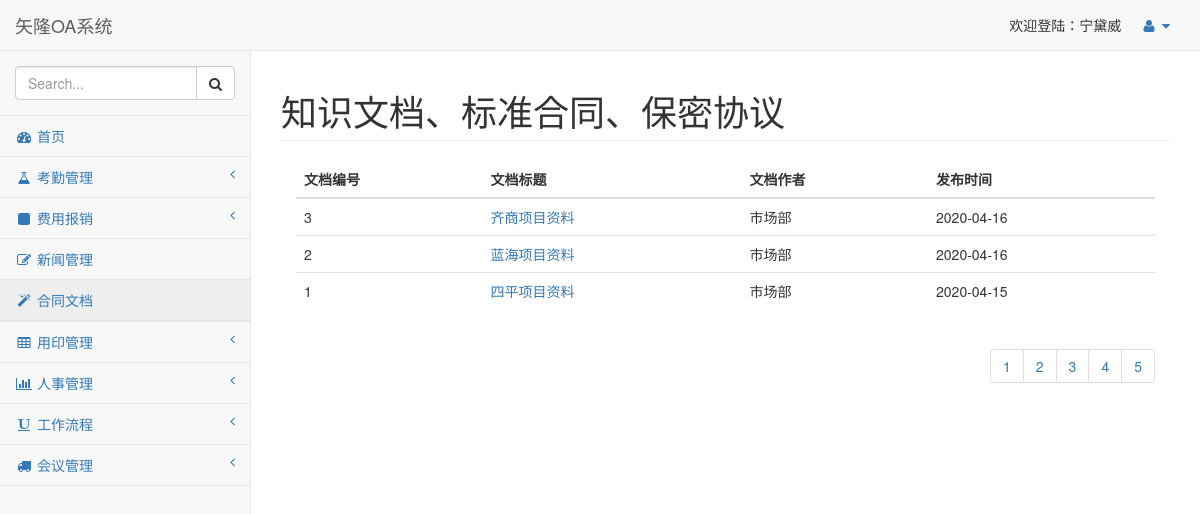
Screenshot of /doc/ (signed in) with the database file from the repository.
### FlaskOAPro/OAPro/models.py (models this page shows, shortened)
class Base(db.Model):
    __abstract__ = True
    id = db.Column(db.Integer, primary_key=True, autoincrement=True)

class Person(Base):
    username = db.Column(db.String(32), unique=True)  # 登陆名 必填 不可以重复
    password = db.Column(db.String(32))  # 密码 必填
    nick_name = db.Column(db.String(32)) # 姓名 必填
    age = db.Column(db.Integer,nullable=True) # 年龄 注册后完善 可以为null
    gender = db.Column(db.String(16),nullable = True) # 性别 注册后完善 可以为null
    skill = db.Column(db.String(128),nullable = True) #擅长  注册后完善 可以为null
    phone = db.Column(db.String(16),nullable = True) # 电话 注册后完善 可以为null
    email = db.Column(db.String(32),nullable = True) # 邮箱 注册后完善 可以为null
    address = db.Column(db.Text,nullable = True) # 用户地址 注册后完善 可以为null
    score = db.Column(db.Float,default=1) #绩效 默认为1
    position_id = db.Column(db.Integer,db.ForeignKey("position.id")) #Position 职位表外键
    p_attendance = db.relationship(
        "Attendance",
        backref = "a_person"
    ) # 反向映射 假条表
    p_expense = db.relationship(
        "Expense",
        backref="e_person"
    )  # 反向映射 报销表
    p_seal = db.relationship(
        "Seal",
        backref="s_person"
    )  # 反向映射 公章表
    p_handle = db.relationship(
        "Handle",
        backref="h_person"
    )  # 反向映射 流程表

class Position(Base):
    p_name = db.Column(db.String(32)) #名称
    p_description = db.Column(db.Text) #描述
    p_level = db.Column(db.Integer) #职级
    p_person = db.relationship(
        "Person",
        backref="p_position"
    ) #反向映射向 员工
    department_id = db.Column(db.Integer, db.ForeignKey("department.id")) #外键指向部门表
    p_permission = db.relationship(
        "Permission",
        secondary="pos_per",
        backref="p_position"
    ) #反向映射权限表，中间表是pos_per

class Doc(Base):
    title = db.Column(db.String(32))
    author = db.Column(db.String(32))
    content = db.Column(db.Text)
    public_time = db.Column(db.Date)
    picture = db.Column(db.String(128),nullable = True)

### FlaskOAPro/OAPro/views.py (the view, shortened to what this page needs)
@OAPrint.route("/doc/", methods=["POST", "GET"])
@loginValid
def doc():
    doc_list = Doc.query.order_by(Doc.id.desc())
    return render_template("doc.html", doc_list=doc_list)

### FlaskOAPro/OAPro/views.py (called while the page is built)
def loginValid(fun):
    @wraps(fun)
    def inner(*args,**kwargs):
        username = request.cookies.get("username")
        user_id = request.cookies.get("userid")
        if username and user_id: # 校验cookie有值
            user = Person.query.get(int(user_id))
            if user:
                if user.username == username: # 校验cookie的用户名和数据库当时在的用户名是对应的
                    return fun(*args, **kwargs) # 返回函数
        return redirect("/login/")
    return inner

### FlaskOAPro/templates/doc.html (shortened to what this page needs)
{% extends "base.html" %}
{% block label %}
    知识文档、标准合同、保密协议
{% endblock %}
{% block content %}
<table class="table">
    <thead>
        <tr>
            <th>文档编号</th>
            <th>文档标题</th>
            <th>文档作者</th>
            <th>发布时间</th>
        </tr>
    </thead>
    <tbody>
        {% for doc in doc_list %}
        <tr>
            <td>{{ doc.id }}</td>
            <td>
                <a href="/docs_info/{{ doc.id }}/">{{ doc.title }}</a>
            <td>{{ doc.author }}</td>
            <td>{{ doc.public_time }}</td>
        </tr>
        {% endfor %}
    </tbody>
</table>
<ul class="pagination pull-right">
    <li><a href="#">1</a></li>
    <li><a href="#">2</a></li>
    <li><a href="#">3</a></li>
    <li><a href="#">4</a></li>
    <li><a href="#">5</a></li>
</ul>
{% endblock %}

### FlaskOAPro/templates/base.html (shortened to what this page needs)
<!DOCTYPE html>
<html lang="en">
<head>
    <link href="/static/vendor/bootstrap/css/bootstrap.min.css" rel="stylesheet">
    <link href="/static/vendor/metisMenu/metisMenu.min.css" rel="stylesheet">
    <link href="/static/dist/css/sb-admin-2.css" rel="stylesheet">
    <link href="/static/vendor/morrisjs/morris.css" rel="stylesheet">
    <link href="/static/vendor/font-awesome/css/font-awesome.min.css" rel="stylesheet" type="text/css">
</head>
<body>
    <div id="wrapper">
        <nav class="navbar navbar-default navbar-static-top" role="navigation" style="margin-bottom: 0">
            <div class="navbar-header">
                <a class="navbar-brand" href="index.html">矢隆OA系统</a>
            </div>
            <ul class="nav navbar-top-links navbar-right">
                <li>欢迎登陆：{{ page_process().name }}</li>
                <li class="dropdown">
                    <a class="dropdown-toggle" data-toggle="dropdown" href="#">
                        <i class="fa fa-user fa-fw"></i> <i class="fa fa-caret-down"></i>
                    </a>
                </li>
            </ul>
            <div class="navbar-default sidebar" role="navigation">
                <div class="sidebar-nav navbar-collapse">
                    <ul class="nav" id="side-menu">
                        <li class="sidebar-search">
                            <div class="input-group custom-search-form">
                                <input type="text" class="form-control" placeholder="Search...">
                                <span class="input-group-btn">
                                <button class="btn btn-default" type="button">
                                    <i class="fa fa-search"></i>
                                </button>
                            </span>
                            </div>
                        </li>
                        <li>
                            <a href="/"><i class="fa fa-dashboard fa-fw"></i> 首页</a>
                        </li>
                        <li>
                            <a href="#"><i class="fa fa-flask fa-fw"></i> 考勤管理<span class="fa arrow"></span></a>
                        </li>
                        <li>
                            <a href="#"><i class="fa fa-square fa-fw"></i> 费用报销<span class="fa arrow"></span></a>
                        </li>
                        <li>
                            <a href="/news/"><i class="fa fa-edit fa-fw"></i> 新闻管理</a>
                        </li>
                        <li>
                            <a href="/doc/"><i class="fa fa-magic fa-fw"></i> 合同文档</a>
                        </li>
                        <li>
                        <li>
                            <a href="#"><i class="fa fa-table fa-fw"></i> 用印管理<span class="fa arrow"></span></a>
                        </li>
                        <li>
                            <a href="#"><i class="fa fa-bar-chart-o fa-fw"></i> 人事管理<span class="fa arrow"></span></a>
                        </li>
                        <li>
                            <a href="#"><i class="fa fa-underline fa-fw"></i> 工作流程<span class="fa arrow"></span></a>
                        </li>
                        <li>
                            <a href="#"><i class="fa fa-truck fa-fw"></i> 会议管理<span class="fa arrow"></span></a>
                        </li>
                    </ul>
                </div>
            </div>
        </nav>
        <div id="page-wrapper">
            <div class="row">
                <div class="col-lg-12">
                    <h1 class="page-header">
                        {% block label %}
                        {% endblock %}
                    </h1>
                </div>
            </div>
            <div class="container-fluid">
                {% block content %}
                {% endblock %}
            </div>
        </div>
    </div>
</body>
</html>

### rows the page displays
Person: nick_name.p_level "宁黛威"
Doc: id "3", title "齐商项目资料", author "市场部", public_time "2020-04-16"
Doc: id "2", title "蓝海项目资料", author "市场部", public_time "2020-04-16"
Doc: id "1", title "四平项目资料", author "市场部", public_time "2020-04-15"
